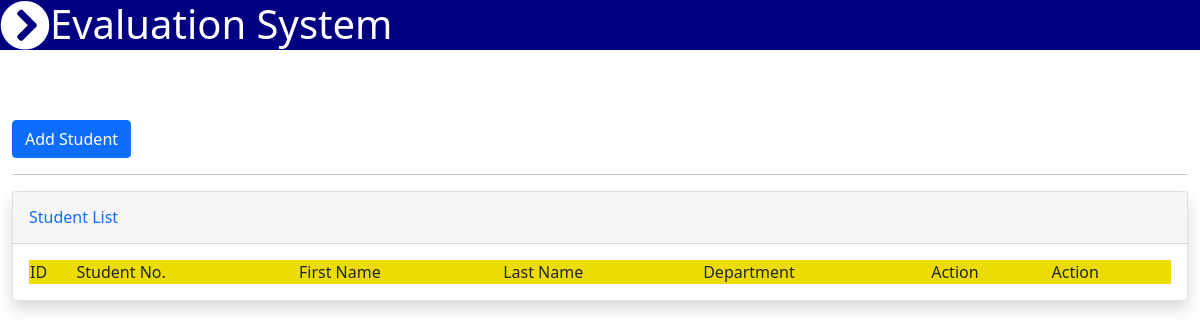
The page /student_list.php (signed in) on the database as committed earlier.
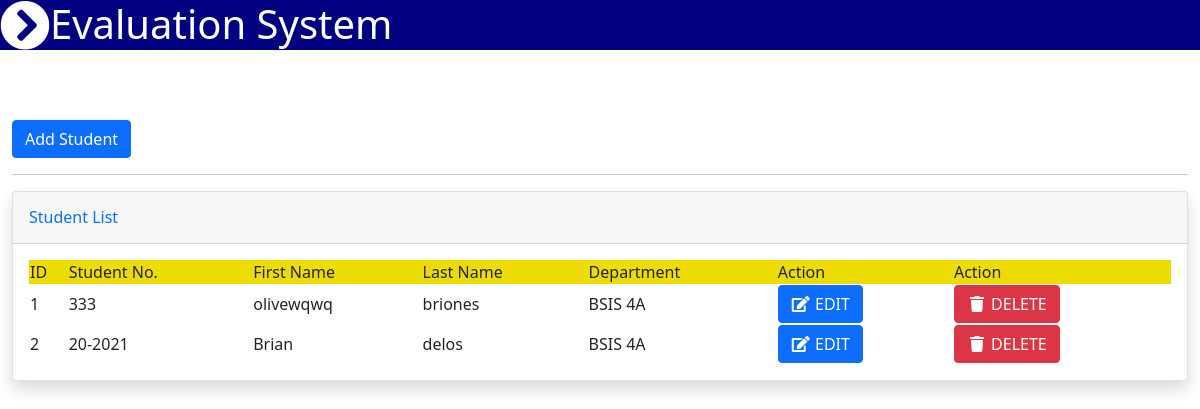
The same page on the database as committed later.
### tables this page shows
CREATE TABLE `students` (
  `id` int(30) NOT NULL,
  `studentno` varchar(30) NOT NULL,
  `username` varchar(255) NOT NULL,
  `firstname` varchar(255) NOT NULL,
  `lastname` varchar(255) NOT NULL,
  `usertype` varchar(30) NOT NULL,
  `password` varchar(255) NOT NULL,
  `department_id` int(30) NOT NULL,
  `view` varchar(30) NOT NULL
);

CREATE TABLE `department` (
  `id` int(30) NOT NULL,
  `course` varchar(30) NOT NULL,
  `year` int(30) NOT NULL,
  `section` varchar(30) NOT NULL
);

### student_list.php (the view, shortened to what this page needs)
<?php include_once'navbar.php'; ?>
<body>
<div class="container-fluid py-5 my-5">
    <button type="button" class="btn btn-primary" data-bs-toggle="modal" data-bs-target="#staticBackdrop">
    Add Student
    </button>
    <hr>
<div class="card shadow mb-4">
<div class="card-header py-3">
    <h6 class="m-0 font-weight-bold text-primary">Student List</h6>
</div>
<div class="card-body">
    <div class="table-responsive">
    <?php
    include_once'koneksyon.php';
    $qryview = "SELECT studentno, firstname, lastname, course, year, section, students.id as id FROM students INNER JOIN department ON department.id = students.department_id";
    $result = mysqli_query($koneksyon, $qryview);
    ?>
        <table class="display" id="myTable" width="100%" cellspacing="0">
            <thead style="background-color: #eddc02;">
                <tr>
                    <td>ID</td>
                    <td>Student No.</td>
                    <td>First Name</td>
                    <td>Last Name</td>
                    <td>Department</td>
                    <td>Action</td>
                    <td>Action</td>
                </tr>
            </thead>
            <?php
            $no = 1;
            while($row = mysqli_fetch_array($result)) { ?>
                <tr>
                    <td><?php echo $no; ?></td>
                    <td><?php echo $row['studentno']; ?></td>
                    <td><?php echo $row['firstname']; ?></td>
                    <td><?php echo $row['lastname']; ?></td>
                    <td><?php echo $row['course']." ".$row['year'].$row['section']; ?></td>
                    <td><a type="button" class="btn btn-primary" href="viewedit.php?id=<?php echo $row['id']; ?>"><span class="fa fa-fw fa-edit"></span> EDIT</a></td>
                    <td><button class="btn btn-danger" type="button" onClick="deleteme(<?php echo $row['id']; ?>)" ><span class="fa fa-fw fa-trash"></span> DELETE</button></td>
                </tr>
            <?php $no++; } ?>
        </table>
    </div>
</div>
</div>
</div>
</body>

### navbar.php (shortened to what this page needs)
<?php
   if (isset($_SESSION['username']) && isset($_SESSION['id']))    { ?>
<head>
<link href="https://cdn.jsdelivr.net/npm/bootstrap@5.1.3/dist/css/bootstrap.min.css" rel="stylesheet">
<link rel="stylesheet" href="https://cdn.datatables.net/1.11.3/css/jquery.dataTables.min.css">
<link rel="stylesheet" type="text/css" href="css/fixed.css">
<link rel="stylesheet" href="https://use.fontawesome.com/releases/v5.15.4/css/all.css">
</head>
<body>
<header>
<?php if ($_SESSION['role'] == 'admin') { ?>
  <nav class="fixed-nav-bar">
    <div class="open" onclick="openSM()"><i class="fas fa-chevron-circle-right"></i></div>
    <h1 class="title">Evaluation System</h1>
  </nav>
<?php } ?> } <?php }else{
  header("location: index.php");
} ?>

### css/fixed.css (style rules this page uses)
.fixed-nav-bar { position: fixed; top: 0; left: 0; z-index: 1; width: 100%; height: 50px; background-color: #000080; }
.fixed-nav-bar .open { position: absolute; height: 50px; width: 50px; font-size: 50px; color: #ffffff; }
.title { padding-left: 50px; height: 50px; width: 100%; align-items: center; color: #ffffff;; }

Rows that differ between the two databases and show on the page:
added students: studentno "333", firstname "olivewqwq", lastname "briones", department.course "BSIS", department.year "4", department.section "A"
added students: studentno "20-2021", firstname "Brian", lastname "delos", department.course "BSIS", department.year "4", department.section "A"
